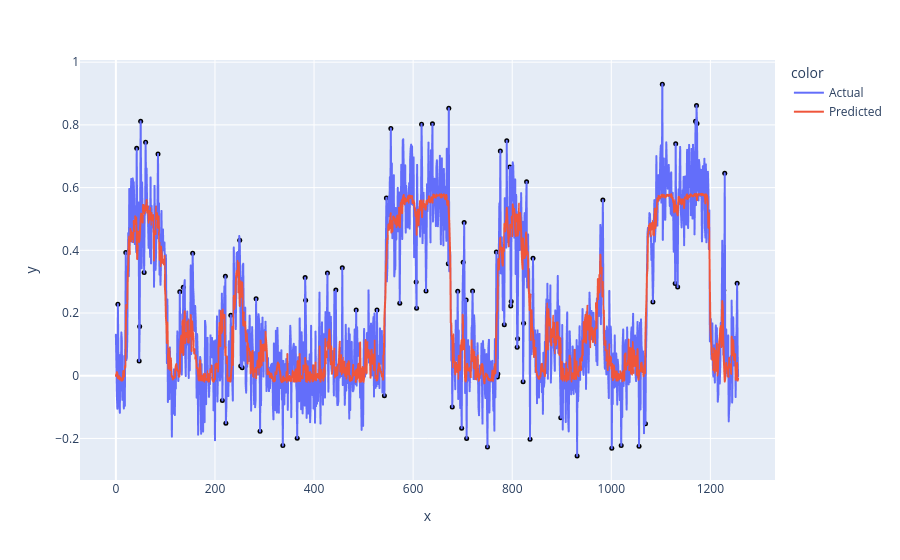

Source (notebook cell):
### Code cell
noise = get_noise(X_test, 0.1)
predicted_load_test_noise = model.predict(X_test + noise)
display_prediction(X_test + noise, predicted_load_test_noise, 4,  mean, std, 2)

### Figure 1 — Plotly figure (JSON) as saved in the notebook; plotly's stock layout.template omitted (floating-point values rounded to 4 significant figures; data arrays with more than 128 entries replaced by an {"elided": "..."} marker saying what was removed)
{"data": [{"hovertemplate": "color=Actual<br>x=%{x}<br>y=%{y}<extra></extra>", "legendgroup": "Actual", "line": {"color": "#636efa", "dash": "solid"}, "marker": {"symbol": "circle"}, "mode": "lines", "name": "Actual", "showlegend": true, "type": "scattergl", "x": {"elided": "1257 int values"}, "xaxis": "x", "y": {"elided": "1257 float values"}, "yaxis": "y"}, {"hovertemplate": "color=Predicted<br>x=%{x}<br>y=%{y}<extra></extra>", "legendgroup": "Predicted", "line": {"color": "#EF553B", "dash": "solid"}, "marker": {"symbol": "circle"}, "mode": "lines", "name": "Predicted", "showlegend": true, "type": "scattergl", "x": {"elided": "1257 int values"}, "xaxis": "x", "y": {"elided": "1257 float values"}, "yaxis": "y"}, {"hovertemplate": "x=%{x}<br>y=%{y}<extra></extra>", "legendgroup": "", "marker": {"color": "black", "size": 5, "symbol": "circle"}, "mode": "markers", "name": "", "orientation": "v", "showlegend": false, "type": "scatter", "x": [4, 20, 42, 47, 48, 50, 57, 60, 85, 129, 136, 155, 215, 221, 222, 232, 250, 252, 255, 283, 291, 337, 366, 382, 383, 427, 444, 457, 485, 527, 542, 546, 555, 573, 606, 607, 617, 626, 639, 671, 672, 679, 690, 698, 701, 703, 707, 708, 720, 750, 768, 770, 771, 776, 784, 789, 795, 797, 798, 810, 811, 822, 823, 829, 836, 842, 898, 931, 983, 1001, 1020, 1056, 1069, 1084, 1103, 1129, 1130, 1134, 1170, 1172, 1173, 1227, 1229, 1254], "xaxis": "x", "y": [0.2283, 0.3933, 0.7252, 0.04686, 0.1569, 0.8114, 0.3289, 0.745, 0.707, 0.268, 0.282, 0.3909, -0.07874, 0.3172, -0.1516, 0.193, 0.4323, 0.03077, 0.02558, 0.2457, -0.1774, -0.2228, -0.1991, 0.313, 0.2407, 0.3275, 0.2731, 0.3444, 0.2097, 0.2097, -0.06363, 0.5671, 0.7888, 0.2315, 0.2988, 0.2151, 0.8024, 0.2699, 0.8033, 0.3571, 0.8532, -0.1, 0.2696, -0.1674, 0.3621, 0.4883, 0.2417, -0.1998, 0.2706, -0.2273, 0.3947, -0.003833, 0.005138, 0.7167, 0.1624, 0.7496, 0.6657, 0.2224, 0.2368, 0.09048, 0.1179, -0.01907, 0.167, 0.6184, -0.2027, 0.3745, -0.1341, -0.2556, 0.5602, -0.2313, -0.2229, -0.2251, -0.1535, 0.2351, 0.93, 0.2939, 0.7399, 0.2827, 0.8118, 0.8615, 0.8047, 0.273, 0.6459, 0.295], "yaxis": "y"}], "layout": {"legend": {"title": {"text": "color"}, "tracegroupgap": 0}, "margin": {"t": 60}, "xaxis": {"anchor": "y", "domain": [0, 1], "title": {"text": "x"}}, "yaxis": {"anchor": "x", "domain": [0, 1], "title": {"text": "y"}}}}
